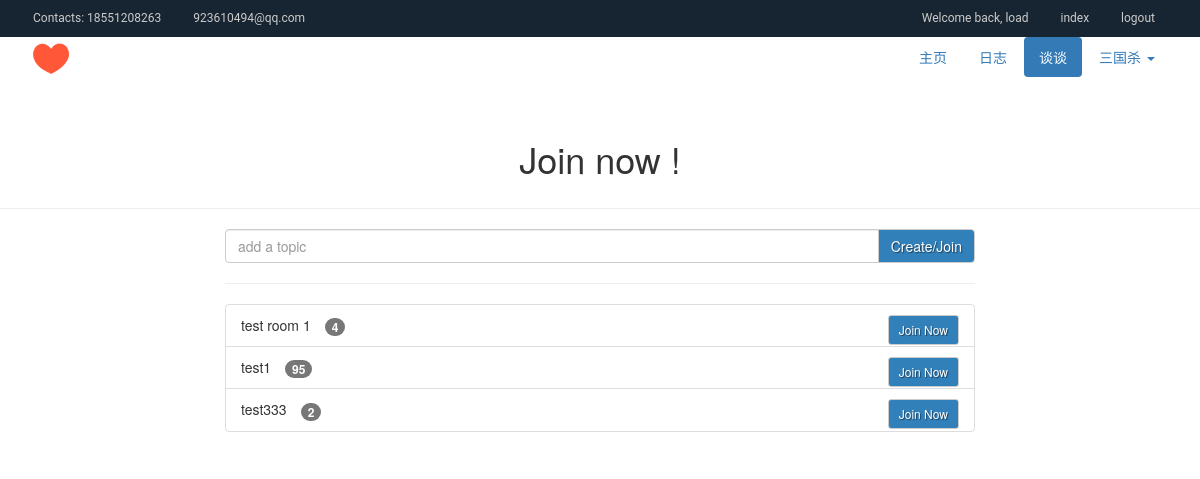
Page /c/rooms/ (signed in) on the earlier database version.
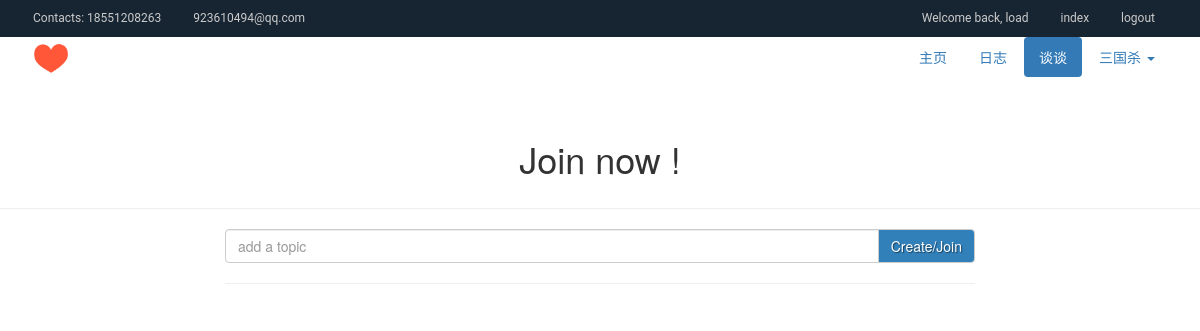
Same page on the later database version.
### chatroom/models.py (models this page shows, shortened)
class Room(models.Model):
	topic = models.CharField(max_length=64, unique=True)
	members = models.IntegerField()
	ct_time = models.DateTimeField(auto_now_add=True)
	class Meta:
		ordering = ["ct_time"]

### chatroom/views.py (the view, shortened to what this page needs)
# urls.py: path("rooms/", views.rooms, name="rooms"),
def rooms(request): #index room page
	if not request.session.get("is_login", None):
		warning = "Please login first!"
		return render(request, "chatroom/rooms.html", locals())
	rooms = Room.objects.all().order_by("ct_time")
	return render(request, "chatroom/rooms.html", locals())

### chatroom/templates/chatroom/rooms.html (shortened to what this page needs)
{% extends 'login/cb.html' %}
{% load staticfiles %}
{% block css %}
<link href="{% static 'chatroom/css/main.css' %}" ref="stylesheet">
{% endblock %}
{% block presentation %}
<li role="presentation"><a href="{% url 'login:index' %}">主页</a></li>
<li role="presentation"><a href="{% url 'login:login' %}">日志</a></li>
<li role="presentation" class="active"><a href="{% url 'chatroom:rooms' %}">谈谈</a></li>
<li role="presentation" class="dropdown">
    <a id="menu-select" class="dropdown-toggle" data-toggle="dropdown" href="#" role="button" aria-haspopup="true" aria-expanded="false">
	三国杀 <span class="caret"></span>
	</a>
</li>
{% endblock %}
{% block header %}
<div class="row">
    <div class="col-sm-4 col-sm-offset-4">
			<h1 align="center">Join now !</h1>
    </div>
</div>
{% endblock %}
{% block content %}
	<div class="container">
		<div class="row">
			<div class="col-sm-8 col-sm-offset-2">
				<form class="room-form" action="{% url 'chatroom:rooms' %}" method="post">
					<div class="input-group">
						<input type="text" name="roomtopic" class="form-control" placeholder="add a topic">
						<span class="input-group-btn">
							<button type="submit" class="btn btn-default">Create/Join</button>
						</span>
					</div>
				</form>
				<hr />
				<ul class="list-group">
				{% for room in rooms %}
					<li class="list-group-item">
						<span>{{ room.topic }}&emsp;<span class="badge">{{ room.members }}</span></span>
						<button type="button" class="btn btn-default btn-sm pull-right" onclick="window.open('#')">Join Now</button>
					</li>
				{% endfor %}
				</ul>
			</div>
		</div>
	</div>
{% endblock %}

### login/templates/login/cb.html (shortened to what this page needs)
{% load staticfiles %}
<!DOCTYPE html>
<html lang="zh-CN">
<head>
    <link href="{% static 'login/bootstrap-3.3.7-dist/css/bootstrap.min.css' %}" rel="stylesheet">
    <link href="{% static 'login/css/main.css' %}" rel="stylesheet">
    {% block css %}{% endblock %}
</head>
<body>
<header>
{% block navbar %}
<div class="header_top">
    <div class="container">
        <div class="row">
            <div class="col-sm-6">
                <div class="contactinfo">
                    <ul class="nav nav-pills">
                        <li><a href="#">Contacts: 18551208263</a></li>
                        <li><a href="#">923610494@qq.com</a></li>
                    </ul>
                </div>
            </div>
            <div class="col-sm-6">
                <div class="menu pull-right">
                    <ul class="nav nav-pills">
					{% if request.session.is_login %}
						<li><a href="#">Welcome back, {{ request.session.user_name }}</a></li>
						<li><a href="{% url 'login:index' %}">index</a></li>
						<li><a href="{% url 'login:logout' %}">logout</a></li>
					{% else %}
                        <li><a href="{% url 'login:index' %}">index</a></li>
                        <li><a href="{% url 'login:login' %}">login</a></li>
                        <li><a href="{% url 'login:register' %}">register</a></li>
					{% endif %}
                    </ul>
                </div>
            </div>
        </div>
    </div>
</div>
 <div class="header-middle">
    <div class="container">
        <div class="row">
            <div class="col-sm-4">
                <a id="logo" href="#" class="logo" onclick="ToLove()"><img src="{% static 'login/images/love.gif' %}" alt="" width="42" height="42"></a>
            </div>
            <div class="col-sm-8">
                <ul class="nav nav-pills pull-right">
				{% block presentation %}{% endblock %}
                </ul>
            </div>
        </div>
    </div>
 </div>
{% endblock %}
</header>
<div class="page-header" align="center">
  <h1>{% block header %}header <small>header</small>{% endblock %}</h1>
</div>
{% block content %}{% endblock %}
</body>
</html>

### login/static/login/css/main.css (style rules this page uses)
.header_top { background: none repeat scroll 0 0 #172431; }
.contactinfo ul li:first-child { margin-left: -12px; }
.contactinfo ul li a { font-size: 12px; color: #ccc; font-family: 'Roboto', sans-serif; }
.menu ul li a { font-size: 12px; color: #ccc; font-family: 'Roboto', sans-serif; }
.btn { background: transparent; background-image: -moz-linear-gradient(#3280ba 1px, #3280ba 100%); background-image: linear-gradient(#3280ba 1px, #3280ba 100%); background-image: -ms-linear-gradient(#3280ba 1px, #3280ba 100%); background-image: -webkit-linear-gradient(#3280ba 1px, #3280ba 100%); text-shadow: 1px 1px 1px rgba(0,0,0,.5); color: #fff; }

Differences in the rows shown:
removed Room: topic "test room 1", members "4"
removed Room: topic "test1", members "95"
removed Room: topic "test333", members "2"
